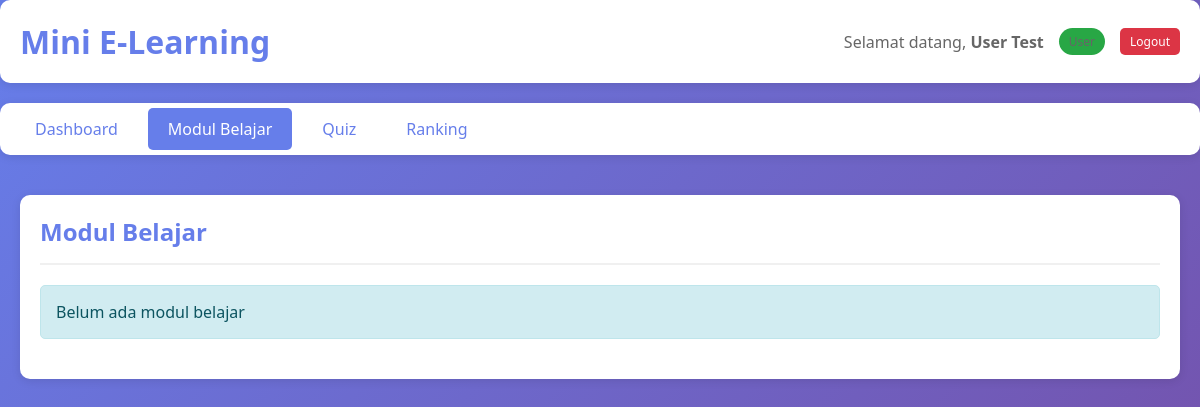
The app's page /public/?page=modul&action=view (signed in), older data.
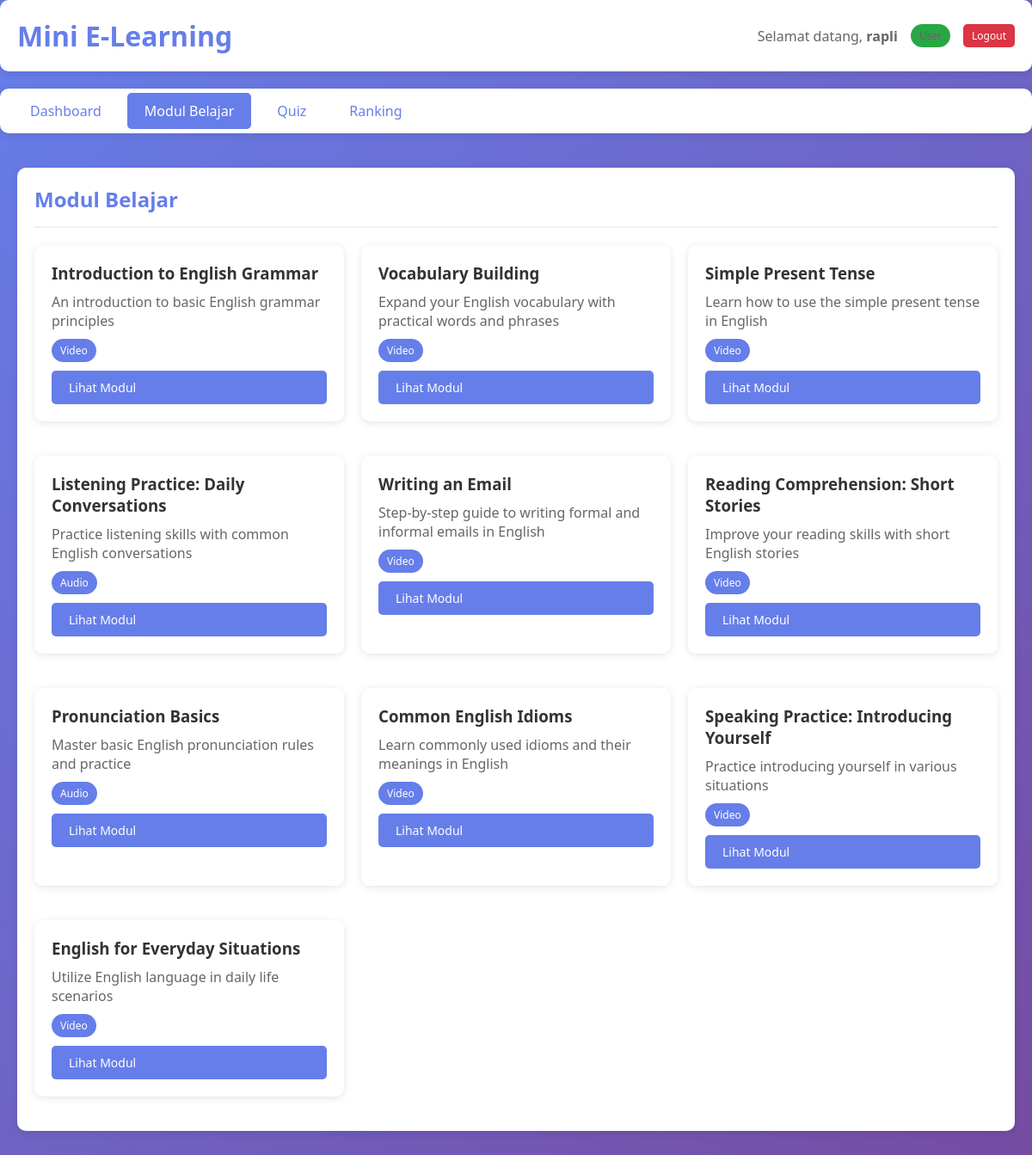
The same page, newer data.
### tables this page shows
CREATE TABLE IF NOT EXISTS modul (
    id INT AUTO_INCREMENT PRIMARY KEY,
    judul VARCHAR(255) NOT NULL,
    deskripsi TEXT,
    file_path VARCHAR(500),
    tipe_file ENUM('video', 'audio') NOT NULL,
    urutan INT DEFAULT 0,
    created_at TIMESTAMP DEFAULT CURRENT_TIMESTAMP
);

### app/controllers/modul_controller.php (called while the page is built, shortened)
<?php
require_once __DIR__ . '/../models/auth_model.php';
require_once __DIR__ . '/../models/modul_model.php';
function modul_view() {
    $modul_list = get_modul_for_user();
    include __DIR__ . '/../views/modul/view.php';
}
?>

### app/models/auth_model.php (called while the page is built, shortened)
<?php
require_once __DIR__ . '/db_functions.php';
function is_logged_in() {
    return isset($_SESSION['user_id']) && !empty($_SESSION['user_id']);
}
function is_admin() {
    return isset($_SESSION['role']) && $_SESSION['role'] === 'admin';
}
?>

### app/models/modul_model.php (called while the page is built, shortened)
<?php
require_once __DIR__ . '/db_functions.php';
function get_modul_for_user() {
    $sql = "SELECT * FROM modul ORDER BY urutan ASC, created_at DESC";
    return db_fetch_all($sql);
}
?>

### app/models/db_functions.php (called while the page is built, shortened)
<?php
function db_query($sql, $params = []) {
    $conn = get_db_connection();
    try {
        $stmt = $conn->prepare($sql);
        $stmt->execute($params);
        return $stmt;
    } catch (PDOException $e) {
        error_log("Database error: " . $e->getMessage());
        return false;
    }
}
function db_fetch_all($sql, $params = []) {
    $stmt = db_query($sql, $params);
    if ($stmt) {
        return $stmt->fetchAll();
    }
    return [];
}
?>

### app/views/modul/view.php (the view, shortened to what this page needs)
<?php
require_once __DIR__ . '/../layouts/header.php';
?>
<div class="container">
    <div class="card">
        <div class="card-header">
            <h2>Modul Belajar</h2>
        </div>
        <?php if (empty($modul_list)): ?>
            <div class="alert alert-info">Belum ada modul belajar</div>
        <?php else: ?>
            <div style="display: grid; grid-template-columns: repeat(auto-fill, minmax(300px, 1fr)); gap: 20px;">
                <?php foreach ($modul_list as $modul): ?>
                    <div class="card" style="padding: 20px;">
                        <h3><?php echo htmlspecialchars($modul['judul']); ?></h3>
                        <p style="color: #666; margin: 10px 0;">
                            <?php echo htmlspecialchars($modul['deskripsi'] ?? 'Tidak ada deskripsi'); ?>
                        </p>
                        <p>
                            <span class="badge badge-primary"><?php echo ucfirst($modul['tipe_file']); ?></span>
                        </p>
                        <a href="<?php echo APP_URL; ?>?page=modul&action=detail&id=<?php echo $modul['id']; ?>" class="btn btn-primary" style="margin-top: 10px;">Lihat Modul</a>
                    </div>
                <?php endforeach; ?>
            </div>
        <?php endif; ?>
    </div>
</div>
<?php require_once __DIR__ . '/../layouts/footer.php'; ?>

### app/views/layouts/header.php (shortened to what this page needs)
<?php
require_once __DIR__ . '/../../models/auth_model.php';
?>
<!DOCTYPE html>
<html lang="id">
<head>
    <link rel="stylesheet" href="<?php echo APP_URL; ?>../app/assets/css/style.css">
</head>
<body>
    <?php if (is_logged_in()): ?>
    <div class="header">
        <h1><?php echo APP_NAME; ?></h1>
        <div class="user-info">
            <span>Selamat datang, <strong><?php echo htmlspecialchars($_SESSION['nama']); ?></strong></span>
            <span class="badge <?php echo is_admin() ? 'badge-primary' : 'badge-success'; ?>">
            </span>
            <a href="<?php echo APP_URL; ?>?page=logout" class="btn btn-danger btn-sm">Logout</a>
        </div>
    </div>
    <div class="nav">
        <ul>
            <li><a href="<?php echo APP_URL; ?>?page=dashboard" class="<?php echo (isset($_GET['page']) && $_GET['page'] === 'dashboard') ? 'active' : ''; ?>">Dashboard</a></li>
            <?php if (is_admin()): ?>
                <li><a href="<?php echo APP_URL; ?>?page=user&action=list" class="<?php echo (isset($_GET['page']) && $_GET['page'] === 'user') ? 'active' : ''; ?>">Manajemen User</a></li>
                <li><a href="<?php echo APP_URL; ?>?page=sekolah&action=list" class="<?php echo (isset($_GET['page']) && $_GET['page'] === 'sekolah') ? 'active' : ''; ?>">Manajemen Sekolah</a></li>
                <li><a href="<?php echo APP_URL; ?>?page=modul&action=list" class="<?php echo (isset($_GET['page']) && $_GET['page'] === 'modul') ? 'active' : ''; ?>">Modul Belajar</a></li>
                <li><a href="<?php echo APP_URL; ?>?page=quiz&action=list" class="<?php echo (isset($_GET['page']) && $_GET['page'] === 'quiz') ? 'active' : ''; ?>">Quiz</a></li>
            <?php else: ?>
                <li><a href="<?php echo APP_URL; ?>?page=modul&action=view" class="<?php echo (isset($_GET['page']) && $_GET['page'] === 'modul') ? 'active' : ''; ?>">Modul Belajar</a></li>
                <li><a href="<?php echo APP_URL; ?>?page=quiz&action=view" class="<?php echo (isset($_GET['page']) && $_GET['page'] === 'quiz') ? 'active' : ''; ?>">Quiz</a></li>
                <li><a href="<?php echo APP_URL; ?>?page=ranking" class="<?php echo (isset($_GET['page']) && $_GET['page'] === 'ranking') ? 'active' : ''; ?>">Ranking</a></li>
            <?php endif; ?>
        </ul>
    </div>
    <?php endif; ?>

Row changes from the older to the newer data that the page shows:
added modul: judul "Introduction to English Grammar", deskripsi "An introduction to basic English grammar principles", tipe_file "Video"
added modul: judul "Vocabulary Building", deskripsi "Expand your English vocabulary with practical words and phrases", tipe_file "Video"
added modul: judul "Simple Present Tense", deskripsi "Learn how to use the simple present tense in English", tipe_file "Video"
added modul: judul "Listening Practice: Daily Conversations", deskripsi "Practice listening skills with common English conversations", tipe_file "Audio"
added modul: judul "Writing an Email", deskripsi "Step-by-step guide to writing formal and informal emails in English", tipe_file "Video"
added modul: judul "Reading Comprehension: Short Stories", deskripsi "Improve your reading skills with short English stories", tipe_file "Video"
added modul: judul "Pronunciation Basics", deskripsi "Master basic English pronunciation rules and practice", tipe_file "Audio"
added modul: judul "Common English Idioms", deskripsi "Learn commonly used idioms and their meanings in English", tipe_file "Video"
added modul: judul "Speaking Practice: Introducing Yourself", deskripsi "Practice introducing yourself in various situations", tipe_file "Video"
added modul: judul "English for Everyday Situations", deskripsi "Utilize English language in daily life scenarios", tipe_file "Video"
Text that changed along with them:
$_SESSION['nama']: "User Test" → "rapli"
text no longer shown: "Belum ada modul belajar"
